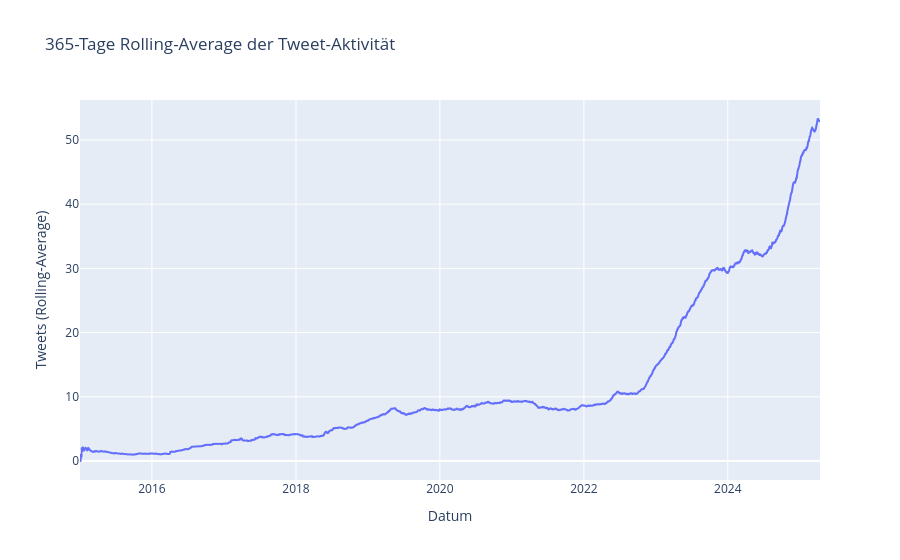

Notebook code cell kept with this figure:
### Code cell
# Rolling-Window Plot: 7-Tage-Durchschnitt tweet_count
final_daily_df["tweet_count_roll"] = final_daily_df["tweet_count"].rolling(window=WINDOW, min_periods=1).mean()

fig2 = px.line(
    final_daily_df,
    x="date",
    y="tweet_count_roll",
    title=f"{WINDOW}-Tage Rolling-Average der Tweet-Aktivität",
    labels={"date": "Datum", "tweet_count_roll": f"{WINDOW}-Tage Durchschnitt"}
)
fig2.update_layout(xaxis_title="Datum", yaxis_title="Tweets (Rolling-Average)")
fig2.show()

### Figure 1 — Plotly figure (JSON) as saved in the notebook; plotly's stock layout.template omitted (floating-point values rounded to 4 significant figures; data arrays with more than 128 entries replaced by an {"elided": "..."} marker saying what was removed)
{"data": [{"hovertemplate": "Datum=%{x}<br>365-Tage Durchschnitt=%{y}<extra></extra>", "legendgroup": "", "line": {"color": "#636efa", "dash": "solid"}, "marker": {"symbol": "circle"}, "mode": "lines", "name": "", "showlegend": false, "type": "scattergl", "x": {"elided": "3756 str values"}, "xaxis": "x", "y": {"elided": "3756 float values"}, "yaxis": "y"}], "layout": {"legend": {"tracegroupgap": 0}, "title": {"text": "365-Tage Rolling-Average der Tweet-Aktivität"}, "xaxis": {"anchor": "y", "domain": [0, 1], "title": {"text": "Datum"}}, "yaxis": {"anchor": "x", "domain": [0, 1], "title": {"text": "Tweets (Rolling-Average)"}}}}
